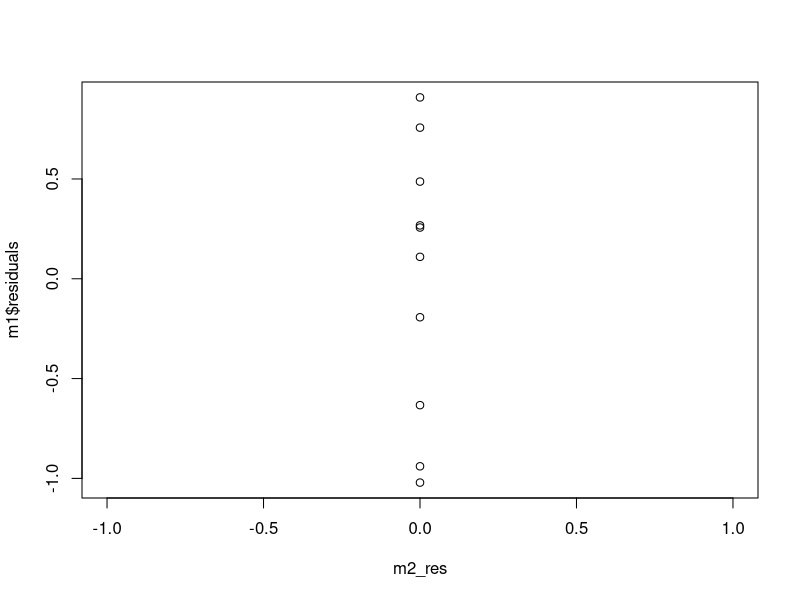
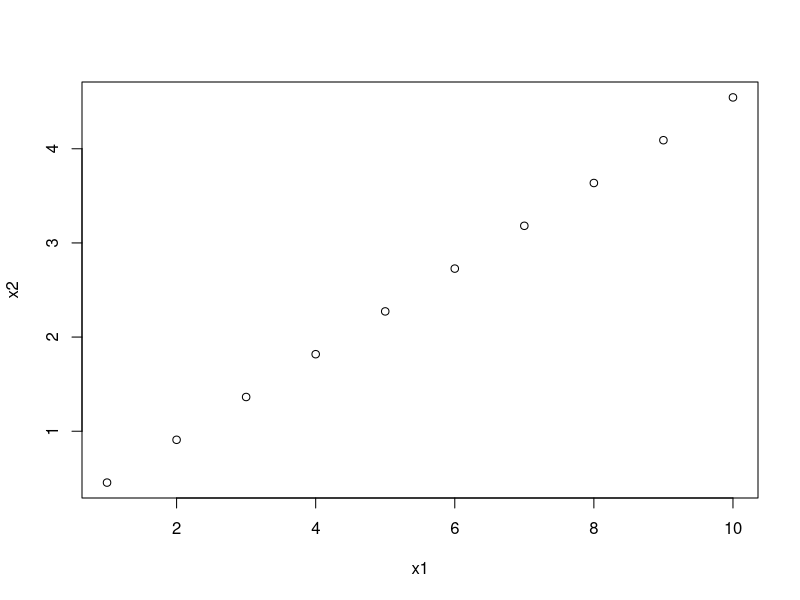

Write the R code that produced these figures, in order.
## ---- chunk 1
W = diag(x = c(1,1,1,1/2,1/2,1/2,1/3))
X = matrix(c(1,0,0,1,1,0,1,0,1,0,1,0,1,1,0,0,1,0,1,1,1),nrow = 7, ncol = 3)
XTWX = t(X) %*% W %*% X
XTWX_inv <- solve(XTWX)
XTWX_inv_X <- XTWX_inv %*% t(X)
colnames(XTWX_inv_X) <- c("y1", "y2", "y3", "y4", "y5", "y6","y7")
rownames(XTWX_inv_X) <- c("Beta 1", "Beta 2", "Beta 3")
XTWX_inv_X

## ---- chunk 2
beta_1_hat <- -11.5
se_beta_1_hat <- 3.89
critical_value <- qt(1 - .05/2,200-3-1)
conf_int <- beta_1_hat+c(-1, 1)*critical_value*se_beta_1_hat
conf_int
## ---- chunk 3
beta_0_hat <- 37.5
se_beta_0_hat <- 2.75
conf_int_beta_0 <- beta_0_hat + c(-1, 1)*critical_value*se_beta_0_hat
conf_int_beta_1_beta_0 <- conf_int - conf_int_beta_0
conf_int_beta_1_beta_0
## ---- chunk 4
p = 2
n = 6
df_reg <- p
df_res <- n - p - 1
df_total <- n - 1

y <- c(3,2,4,6,7,1)
res <- c(.5, .25 , -0.5, 0.5, -1, 0.25)
y_bar <- mean(y)

SS_total <- sum((y - y_bar)^2)
RSS <- sum((res)^2)
SS_reg <- SS_total - RSS

MS_reg <- SS_reg/df_reg
MS_res <- RSS/df_res

F_stat <- MS_reg/MS_res
## ---- chunk 5
R_sq <- SS_reg/SS_total
R_sq_adj <- 1 - (RSS/df_res)/(SS_total/df_total)
c(R_Squared = R_sq, R_Squared_Adj = R_sq_adj)
## ---- chunk 6
library(car)
set.seed(10)
y <- rnorm(10)
set.seed(42)
x1 <- seq(1,10)
x2 <- 1/2.2 * x1

m1 <- lm(y ~ x1 + x2)
m2 <- lm(x2 ~ x1)
m2_res <- rep(0,10)
plot(m2_res, m1$residuals)
## ---- chunk 7
plot(x = x1, y = x2)
